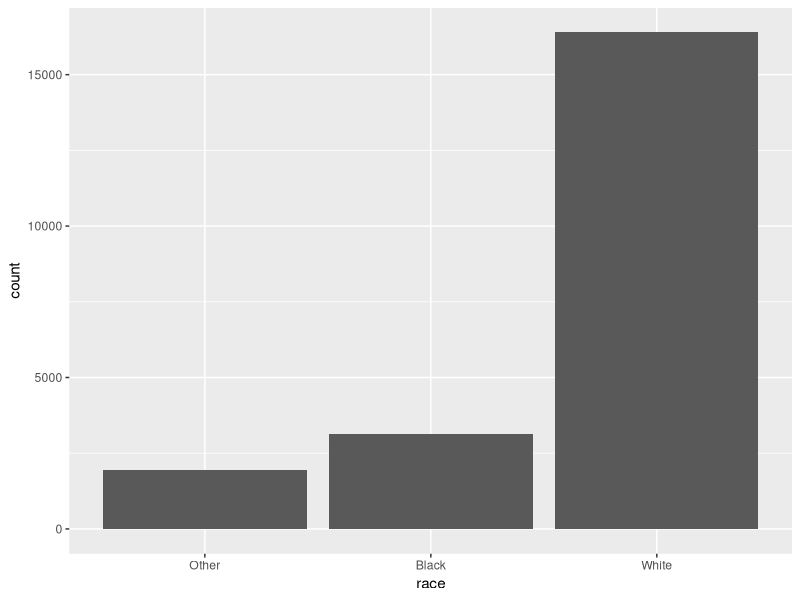
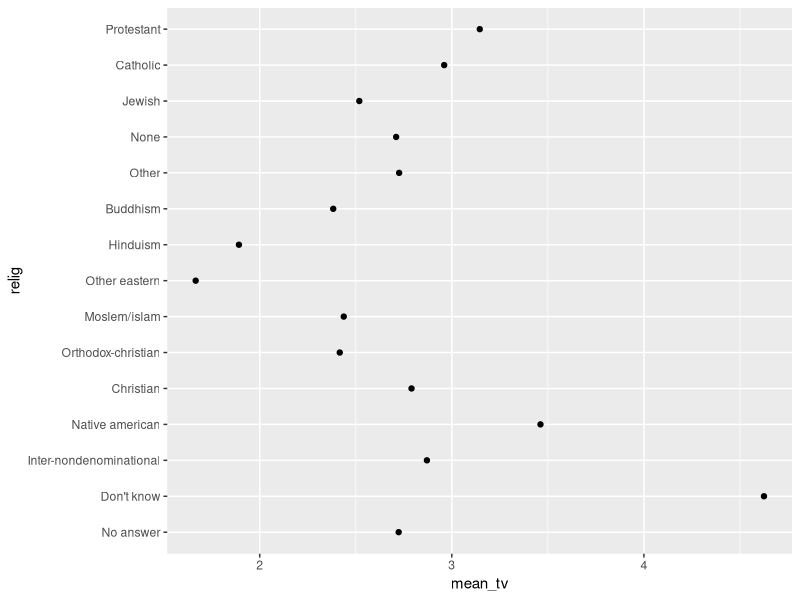
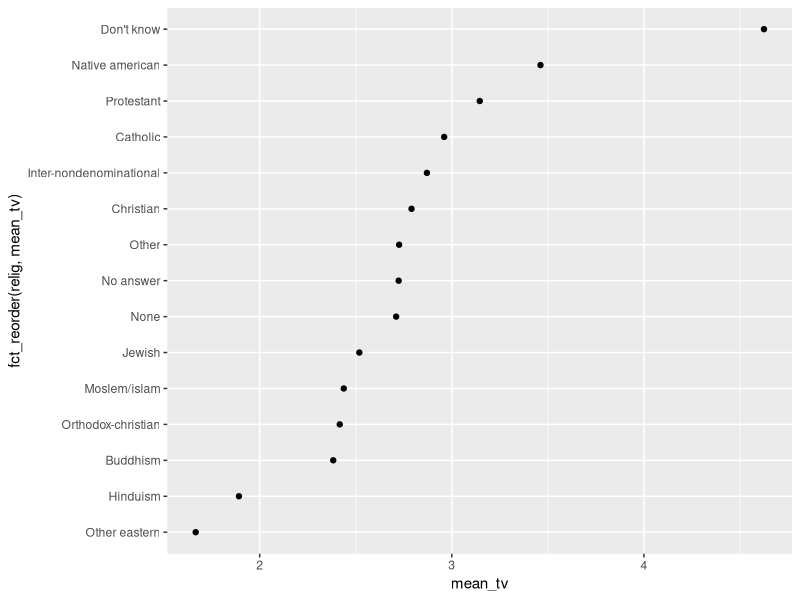
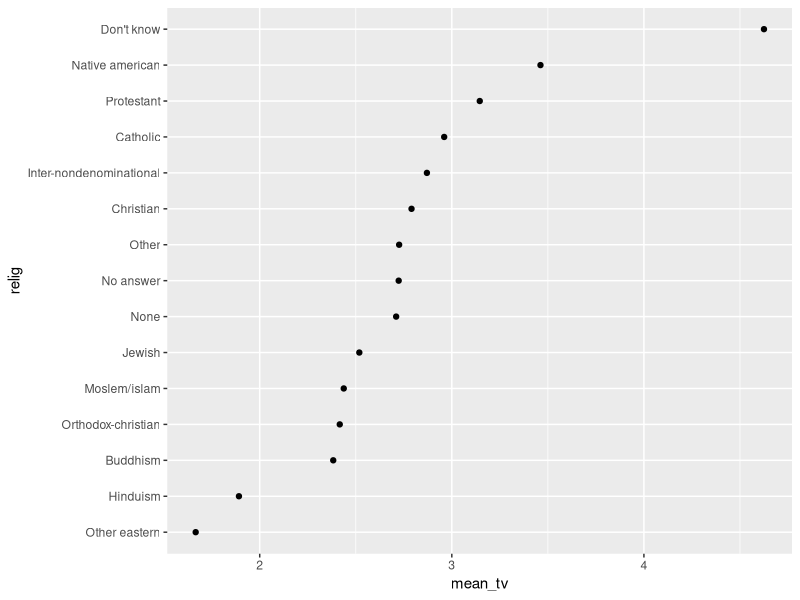
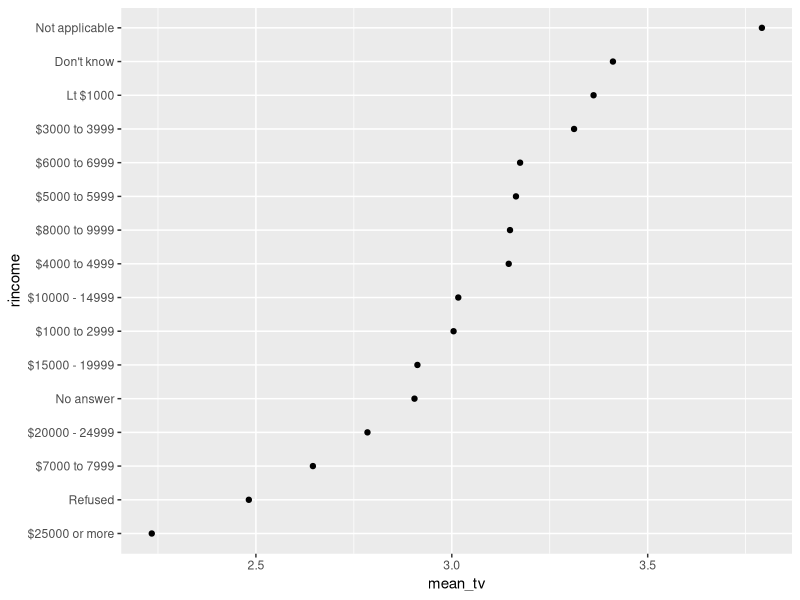
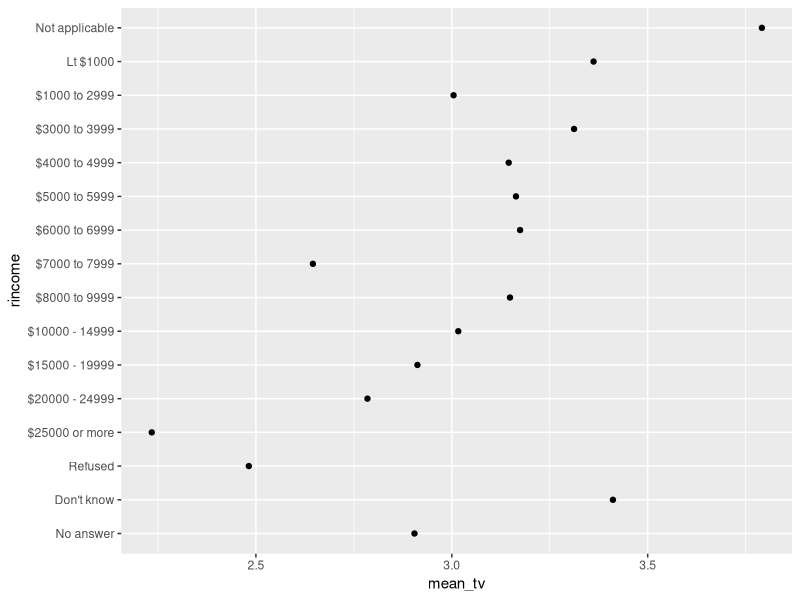
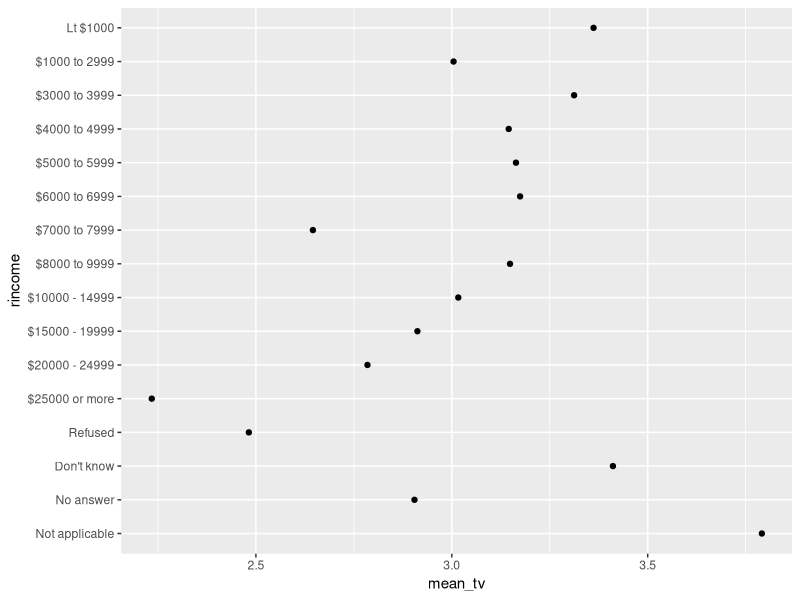
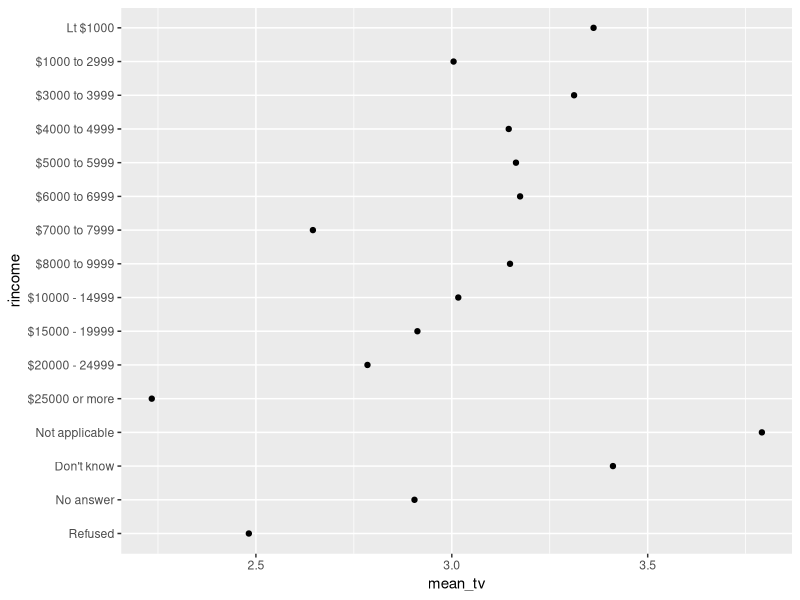

Reproduce these figures in R, in order.
## ---- chunk 1
knitr::opts_chunk$set(echo = TRUE)
## ---- chunk 2
library(tidyverse)
## ---- chunk 3
x1 <- c("Mar","Apr","May","Sep","Oct","Dec")
## ---- chunk 4
sort(x1)
## ---- chunk 5
month_levels <- c("Jan", "Feb", "Mar", "Apr", "May", "Jun", 
                  "Jul", "Aug", "Sep", "Oct", "Nov", "Dec")

y1 <- factor(x1, levels = month_levels)
y1
## ---- chunk 6
sort(y1)
## ---- chunk 7
x2 <- c("Mar","Apt","May","Sept","Oct","Dec")
y2 <- factor(x2, levels = month_levels)
y2
## ---- chunk 8
x1 <- c("Mar","Apr","May","Sep","Oct","Dec")
z1 <- factor(x1)
## ---- chunk 9
x1 <- c("Mar","Apr","May","Sep","Oct","Dec")
z2 <- factor(x1, levels = unique(x1))
## ---- chunk 10
levels(y1)
levels(z1)
levels(x1)
## ---- chunk 11
gss_cat
## ---- chunk 12
levels(gss_cat$race)

gss_cat %>%
  count(race)

gss_cat %>% 
  ggplot(mapping=aes(x=race)) + 
  geom_bar()
## ---- chunk 13

## ---- chunk 14

## ---- chunk 15

## ---- chunk 16
relig_summary <- gss_cat %>%
  group_by(relig) %>%
  summarize(
    mean_age = mean(age, na.rm = TRUE),
    mean_tv = mean(tvhours, na.rm = TRUE),
    n = n()
  )

relig_summary

relig_summary %>%
  ggplot(mapping=aes(x=mean_tv, y=relig)) + 
  geom_point()
## ---- chunk 17
relig_summary %>%
  ggplot(mapping=aes(x=mean_tv, y=fct_reorder(relig, mean_tv))) + 
  geom_point()
## ---- chunk 18
relig_summary %>%
  mutate(relig = fct_reorder(relig, mean_tv)) %>%
  ggplot(mapping=aes(x=mean_tv, y=relig)) + 
  geom_point()
## ---- chunk 19
rincome_summary <- gss_cat %>%
  group_by(rincome) %>%
  summarise(
    mean_age = mean(age, na.rm = TRUE),
    mean_tv = mean(tvhours, na.rm = TRUE),
    n = n()
  )

rincome_summary %>%
  mutate(rincome = fct_reorder(rincome, mean_tv)) %>%
  ggplot(mapping=aes(x=mean_tv, y=rincome)) + 
  geom_point()
## ---- chunk 20
rincome_summary %>%
  ggplot(mapping=aes(x=mean_tv, y=rincome)) + 
  geom_point()
## ---- chunk 21
rincome_summary %>%
  mutate(rincome = fct_relevel(rincome, "Not applicable")) %>%
  ggplot(mapping=aes(x=mean_tv, y=rincome)) + 
  geom_point()

rincome_summary %>%
  mutate(rincome = fct_relevel(rincome, "Refused", "No answer", "Don't know", "Not applicable")) %>%
  ggplot(mapping=aes(x=mean_tv, y=rincome)) + 
  geom_point()
## ---- chunk 22
by_age <- gss_cat %>%
  filter(!is.na(age)) %>%
  count(age, marital) %>%
  group_by(age) %>%
  mutate(prop = n / sum(n))

by_age %>%
  ggplot(mapping = aes(x = age, y = prop, color = marital)) +
  geom_line(na.rm = TRUE)

by_age %>%
ggplot(mapping = aes(x = age, y = prop, color = fct_reorder2(marital, age, prop))) +
  geom_line()

# How can we fix the label for the legend?
## ---- chunk 23
gss_cat %>%
  ggplot(mapping = aes(x = marital)) +
    geom_bar()

gss_cat %>%
  mutate(marital = fct_infreq(marital)) %>%
  ggplot(aes(marital)) +
    geom_bar()


gss_cat %>%
  mutate(marital = fct_rev(fct_infreq(marital))) %>%
  ggplot(aes(marital)) +
    geom_bar()
## ---- chunk 24
gss_cat

levels(gss_cat$marital)
levels(gss_cat$race)
## ---- chunk 25
rincome_summary %>%
  ggplot(mapping=aes(x=mean_tv, y=rincome)) + 
  geom_point()

rincome_summary %>%
  mutate(rincome = fct_relevel(rincome, "Not applicable")) %>%
  ggplot(mapping=aes(x=mean_tv, y=rincome)) + 
  geom_point()
## ---- chunk 26
gss_cat %>% count(partyid)
## ---- chunk 27
gss_cat %>%
  mutate(partyid = fct_recode(partyid,
    "Republican, strong"    = "Strong republican",
    "Republican, weak"      = "Not str republican",
    "Independent, near rep" = "Ind,near rep",
    "Independent, near dem" = "Ind,near dem",
    "Democrat, weak"        = "Not str democrat",
    "Democrat, strong"      = "Strong democrat"
  )) %>%
  count(partyid)
## ---- chunk 28
gss_cat %>%
  mutate(partyid = fct_recode(partyid,
    "Republican, strong"    = "Strong republican",
    "Republican, weak"      = "Not str republican",
    "Independent, near rep" = "Ind,near rep",
    "Independent, near dem" = "Ind,near dem",
    "Democrat, weak"        = "Not str democrat",
    "Democrat, strong"      = "Strong democrat",
    "Other"                 = "No answer",
    "Other"                 = "Don't know",
    "Other"                 = "Other party"
  )) %>%
  count(partyid)
## ---- chunk 29
gss_cat %>%
  mutate(partyid = fct_collapse(partyid,
    Other = c("No answer", "Don't know", "Other party"),
    Republican = c("Strong republican", "Not str republican"),
    Independent = c("Ind,near rep", "Independent", "Ind,near dem"),
    Democrat = c("Not str democrat", "Strong democrat")
  )) %>%
  count(partyid)
## ---- chunk 30
gss_cat %>%
  count(rincome)
## ---- chunk 31
nmesRAW <- read_csv("data/nmesUNPROC.csv")

nmesRAW
## ---- chunk 32
nmesRAW <- nmesRAW %>%
  mutate(eversmk_recode = factor(eversmk))

nmesRAW %>%
  count(eversmk, eversmk_recode)
## ---- chunk 33
nmesRAW <- nmesRAW %>%
  mutate(eversmk_recode = fct_recode(eversmk_recode,
                                     "Never smoker" = "0",
                                     "Ever smoker" = "1"
                                     ))

nmesRAW %>%
  count(eversmk, eversmk_recode)
## ---- chunk 34
nmesRAW <- nmesRAW %>%
  select(-eversmk) %>%
  rename(eversmk =  eversmk_recode)

nmesRAW
## ---- chunk 35

## ---- chunk 36

## ---- chunk 37

